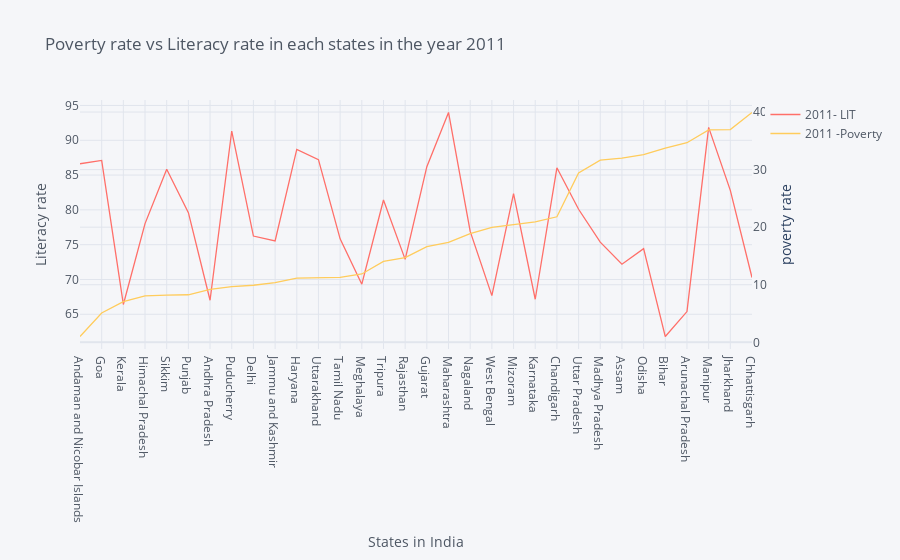

Notebook code cell kept with this figure:
### Code cell
pov_lit_rate_2011 = data[['States_Union Territories','2011 -Poverty','2011- LIT']]
        

pov_lit_rate_2011.sort_values(by='2011 -Poverty').iplot(kind='line',x='States_Union Territories',y='2011- LIT',secondary_y='2011 -Poverty',secondary_y_title='poverty rate',
                        colors=['#ff6f69','#ffcc5c'],title='Poverty rate vs Literacy rate in each states in the year 2011',
                        yTitle='Literacy rate',xTitle='States in India')

### Figure 1 — Plotly figure (JSON) as saved in the notebook; plotly's stock layout.template omitted (floating-point values rounded to 4 significant figures)
{"data": [{"line": {"color": "rgba(255, 111, 105, 1.0)", "dash": "solid", "shape": "linear", "width": 1.3}, "mode": "lines", "name": "2011- LIT", "text": "", "type": "scatter", "x": ["Andaman and Nicobar Islands", "Goa", "Kerala", "Himachal Pradesh", "Sikkim", "Punjab", "Andhra Pradesh", "Puducherry", "Delhi", "Jammu and Kashmir", "Haryana", "Uttarakhand", "Tamil Nadu", "Meghalaya", "Tripura", "Rajasthan", "Gujarat", "Maharashtra", "Nagaland", "West Bengal", "Mizoram", "Karnataka", "Chandigarh", "Uttar Pradesh", "Madhya Pradesh", "Assam", "Odisha", "Bihar", "Arunachal Pradesh", "Manipur", "Jharkhand", "Chhattisgarh"], "y": [86.63, 87.1, 66.41, 78.03, 85.85, 79.6, 67.02, 91.33, 76.24, 75.55, 88.7, 87.22, 75.84, 69.32, 81.42, 72.89, 86.21, 94, 76.9, 67.68, 82.34, 67.16, 86.05, 80.09, 75.37, 72.19, 74.43, 61.8, 65.39, 91.85, 82.8, 70.28]}, {"line": {"color": "rgba(255, 204, 92, 1.0)", "dash": "solid", "shape": "linear", "width": 1.3}, "mode": "lines", "name": "2011 -Poverty", "text": "", "type": "scatter", "x": ["Andaman and Nicobar Islands", "Goa", "Kerala", "Himachal Pradesh", "Sikkim", "Punjab", "Andhra Pradesh", "Puducherry", "Delhi", "Jammu and Kashmir", "Haryana", "Uttarakhand", "Tamil Nadu", "Meghalaya", "Tripura", "Rajasthan", "Gujarat", "Maharashtra", "Nagaland", "West Bengal", "Mizoram", "Karnataka", "Chandigarh", "Uttar Pradesh", "Madhya Pradesh", "Assam", "Odisha", "Bihar", "Arunachal Pradesh", "Manipur", "Jharkhand", "Chhattisgarh"], "xaxis": "x", "y": [1, 5.09, 7.05, 8.06, 8.19, 8.26, 9.2, 9.69, 9.91, 10.35, 11.16, 11.26, 11.28, 11.87, 14.05, 14.71, 16.63, 17.35, 18.88, 19.98, 20.4, 20.91, 21.81, 29.43, 31.65, 31.98, 32.59, 33.74, 34.67, 36.89, 36.96, 39.93], "yaxis": "y2"}], "layout": {"autosize": true, "legend": {"bgcolor": "#F5F6F9", "font": {"color": "#4D5663"}}, "paper_bgcolor": "#F5F6F9", "plot_bgcolor": "#F5F6F9", "title": {"font": {"color": "#4D5663"}, "text": "Poverty rate vs Literacy rate in each states in the year 2011"}, "xaxis": {"autorange": true, "gridcolor": "#E1E5ED", "range": [0, 31], "showgrid": true, "tickfont": {"color": "#4D5663"}, "title": {"font": {"color": "#4D5663"}, "text": "States in India"}, "type": "category", "zerolinecolor": "#E1E5ED"}, "yaxis": {"autorange": true, "gridcolor": "#E1E5ED", "range": [60.01, 95.79], "showgrid": true, "tickfont": {"color": "#4D5663"}, "title": {"font": {"color": "#4D5663"}, "text": "Literacy rate"}, "type": "linear", "zerolinecolor": "#E1E5ED"}, "yaxis2": {"anchor": "x", "autorange": true, "gridcolor": "#E1E5ED", "overlaying": "y", "range": [-1.163, 42.09], "showgrid": true, "side": "right", "tickfont": {"color": "#4D5663"}, "title": {"text": "poverty rate"}, "type": "linear", "zerolinecolor": "#E1E5ED"}}}
